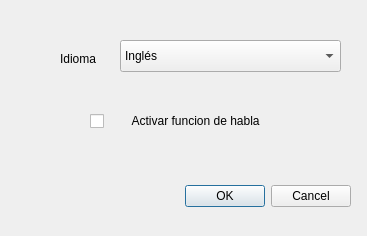
<?xml version="1.0" encoding="UTF-8"?>
<ui version="4.0">
 <class>Dialog</class>
 <widget class="QDialog" name="Dialog">
  <property name="geometry">
   <rect>
    <x>0</x>
    <y>0</y>
    <width>367</width>
    <height>236</height>
   </rect>
  </property>
  <property name="windowTitle">
   <string>Configuraciones</string>
  </property>
  <widget class="QDialogButtonBox" name="buttonBox">
   <property name="geometry">
    <rect>
     <x>80</x>
     <y>180</y>
     <width>271</width>
     <height>32</height>
    </rect>
   </property>
   <property name="orientation">
    <enum>Qt::Horizontal</enum>
   </property>
   <property name="standardButtons">
    <set>QDialogButtonBox::Cancel|QDialogButtonBox::Ok</set>
   </property>
  </widget>
  <widget class="QComboBox" name="comboBox">
   <property name="geometry">
    <rect>
     <x>120</x>
     <y>40</y>
     <width>221</width>
     <height>32</height>
    </rect>
   </property>
   <item>
    <property name="text">
     <string>Inglés</string>
    </property>
   </item>
   <item>
    <property name="text">
     <string>Español</string>
    </property>
   </item>
   <item>
    <property name="text">
     <string>Frances</string>
    </property>
   </item>
  </widget>
  <widget class="QLabel" name="label">
   <property name="geometry">
    <rect>
     <x>60</x>
     <y>50</y>
     <width>58</width>
     <height>18</height>
    </rect>
   </property>
   <property name="text">
    <string>Idioma</string>
   </property>
  </widget>
  <widget class="QCheckBox" name="checkBox">
   <property name="geometry">
    <rect>
     <x>90</x>
     <y>110</y>
     <width>271</width>
     <height>22</height>
    </rect>
   </property>
   <property name="text">
    <string>       Activar funcion de habla</string>
   </property>
  </widget>
 </widget>
 <resources/>
 <connections>
  <connection>
   <sender>buttonBox</sender>
   <signal>accepted()</signal>
   <receiver>Dialog</receiver>
   <slot>accept()</slot>
   <hints>
    <hint type="sourcelabel">
     <x>248</x>
     <y>254</y>
    </hint>
    <hint type="destinationlabel">
     <x>157</x>
     <y>274</y>
    </hint>
   </hints>
  </connection>
  <connection>
   <sender>buttonBox</sender>
   <signal>rejected()</signal>
   <receiver>Dialog</receiver>
   <slot>reject()</slot>
   <hints>
    <hint type="sourcelabel">
     <x>316</x>
     <y>260</y>
    </hint>
    <hint type="destinationlabel">
     <x>286</x>
     <y>274</y>
    </hint>
   </hints>
  </connection>
 </connections>
</ui>
